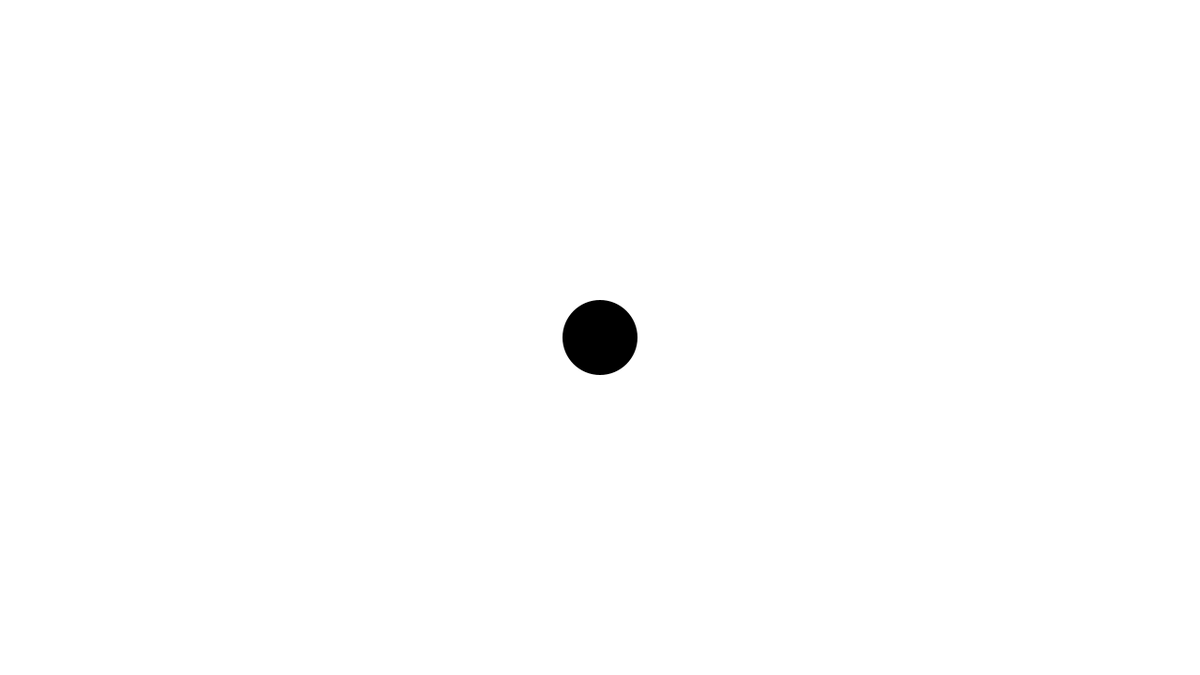
Frame 1 (no input)
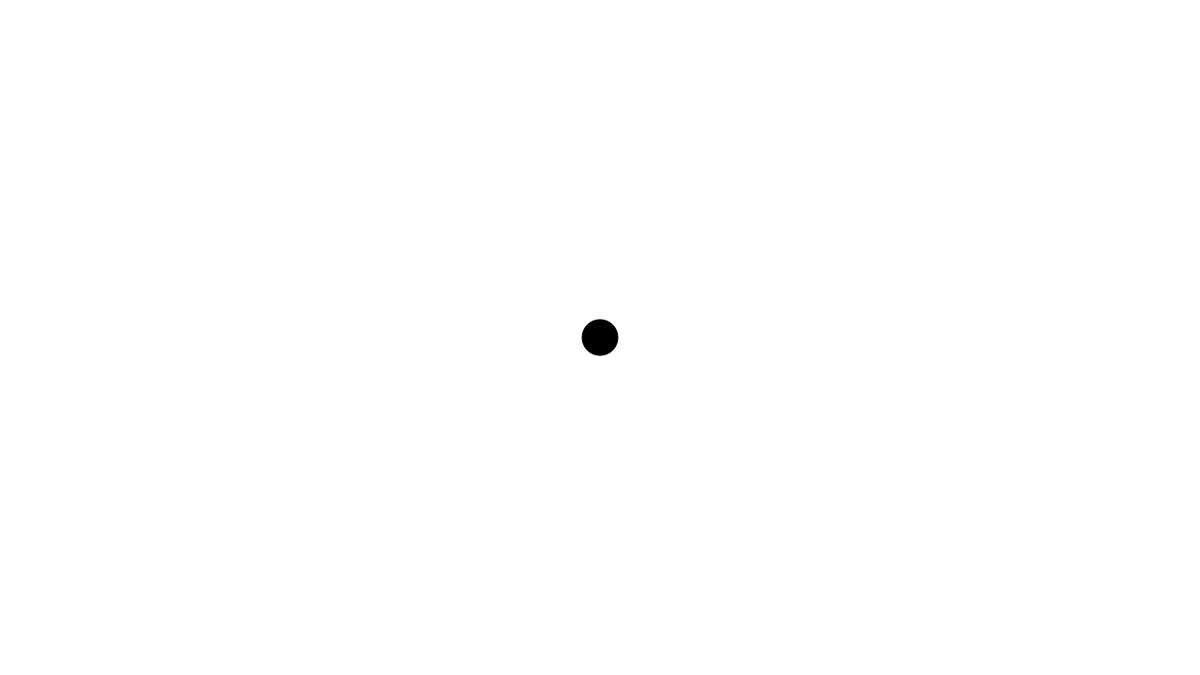
Frame 60 (the mouse pressed at the canvas centre just before this capture)
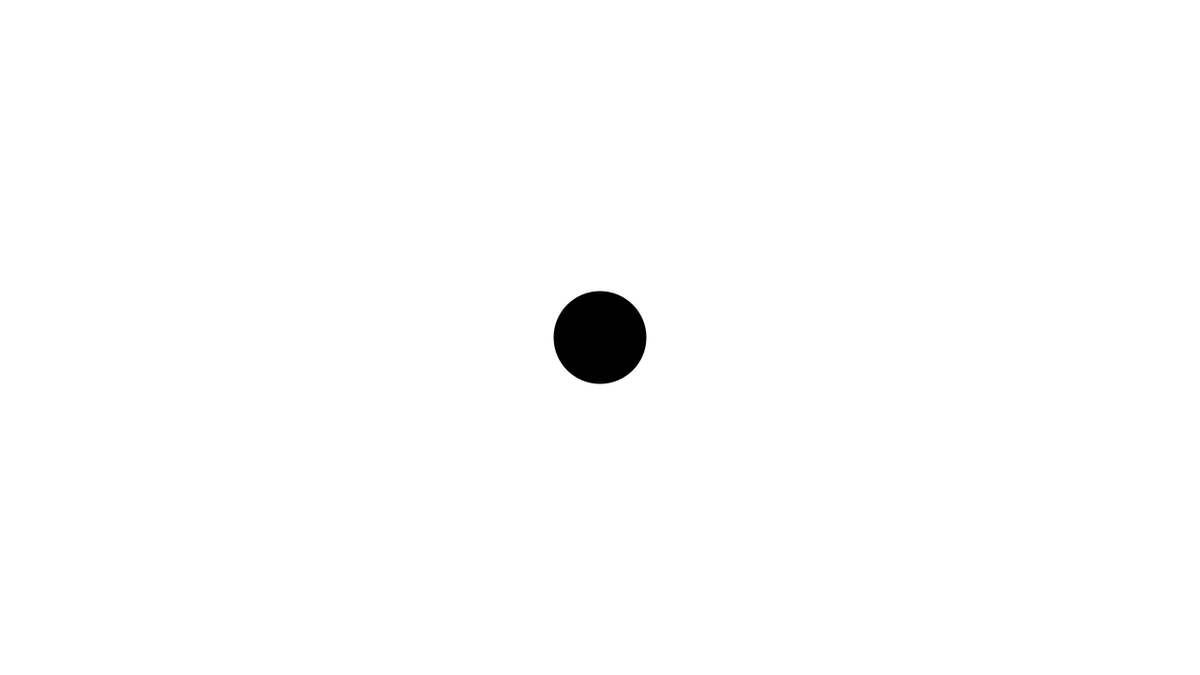
Frame 120 (the mouse held since frame 60 and released just before this capture)

The Processing sketch that drew these frames (run headless with seeded random() and noise(); from frame 60 on, the mouse is pressed at the canvas centre):

// Processing sketch: moduloAnimation
// ── moduloAnimation.pde

int size = 80;

void setup() {
  size(1280, 720);
}


void draw() {

  background(255);

  noStroke();
  fill(0, 0, 0);
  ellipse(width/2, height/2, size, size);

  size++;

  size = size % 100;

  println(size);
}
